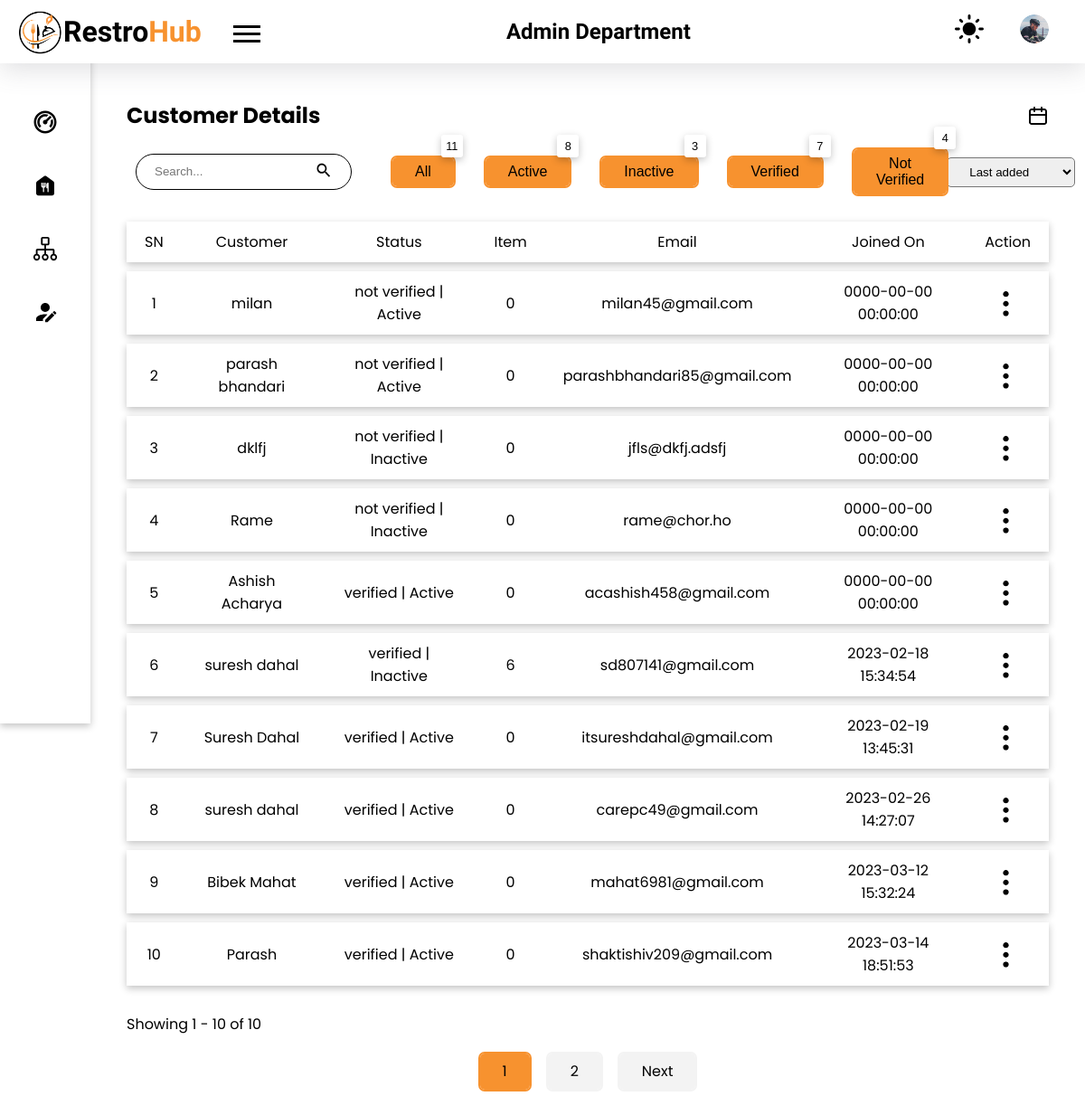
The page /admin/users/customer.php (signed in) on the database as committed earlier.
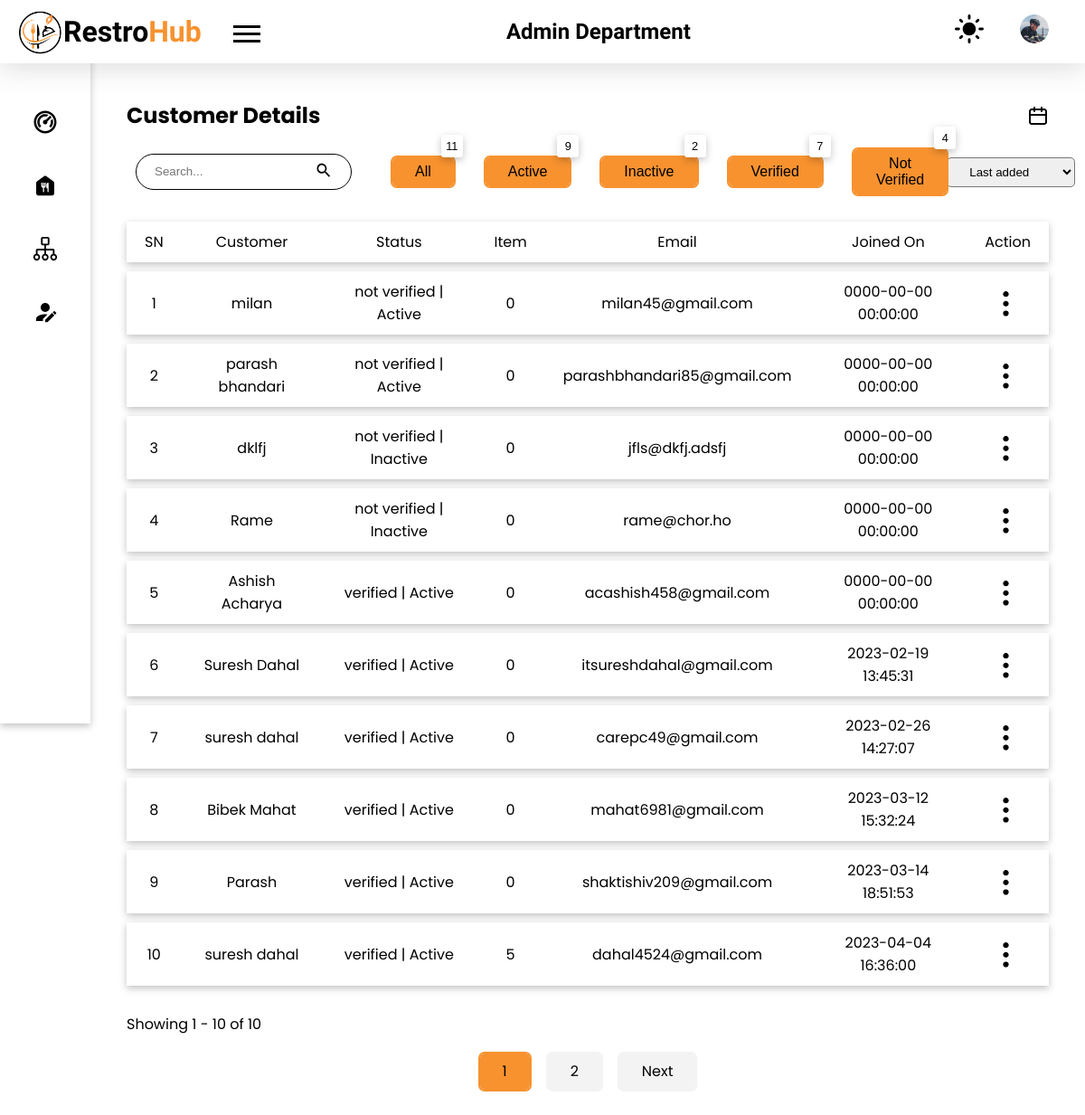
The same page on the database as committed later.
### tables this page shows
CREATE TABLE `customer` (
  `id` int(10) NOT NULL,
  `names` varchar(100) NOT NULL,
  `username` varchar(100) DEFAULT NULL,
  `email` varchar(100) NOT NULL,
  `password` varchar(100) DEFAULT NULL,
  `provider` varchar(50) DEFAULT NULL,
  `date` datetime NOT NULL,
  `status` varchar(20) NOT NULL,
  `active` int(1) NOT NULL,
  `otp` varchar(11) DEFAULT NULL,
  `count` int(11) NOT NULL
);

### admin/components/calculate-offset.php (called while the page is built, shortened)
<?php
if (isset($_GET['page'])) {
    $page = mysqli_real_escape_string($conn, $_GET['page']);
    if (!is_numeric($page)) {
        $page = 1;
    }
} else {
    $page = 1;
}
$offset = intval(($page - 1) * $limit);
?>

### admin/users/customer.php (the view, shortened to what the rows shown need)
<!DOCTYPE html>
<html lang="en">
<head>
    <link rel="stylesheet" href="../../styles/style.css">
</head>
<body>
    <?php
    require("./components/header.php");
    ?>
    <main class="admin_dashboard_body">
        <section class="dashboard_inner-head flex items-center">
            <h2>Customer Details</h2>
        </section>
                <?php
                $sql_all = "SELECT names,username,email,date,status FROM customer";
                require '../components/filter.php';
                $sql_date_filter = isset($sql_temp_cus) ? $sql_temp_cus : "";
                ?>
        <?php
        $sql_base = "SELECT customer.id,
                customer.names,
                customer.status,
                COALESCE(COUNT(orders.f_id * orders.qty), 0) as item_bought,
                customer.email,
                customer.date,
                customer.active
            FROM customer
            LEFT JOIN orders ON orders.c_id = customer.id
            LEFT JOIN aos ON orders.id = aos.order_id
        ";
        if (isset($_SESSION["customer-filter"])) {
            $filter = $_SESSION["customer-filter"];
            $sql_cus = $sql_base . " WHERE aos.status = 'delivered' OR aos.status IS NULL
                    GROUP By customer.id" . " $filter";
            unset($_SESSION['cat-filter']);
        } else {
            $sql_cus = $sql_base . " WHERE aos.status = 'delivered' OR aos.status IS NULL
                    GROUP By customer.id";
        }
        $limit = 10;
        require '../components/calculate-offset.php';
        $sql_cus .= " LIMIT $limit OFFSET $offset";
        if (isset($sql_date_filter) && !empty($sql_date_filter) && $sql_date_filter != $sql_all) {
            $sql_cus_df = $sql_base . $sql_date_filter;
            $count = mysqli_num_rows(mysqli_query($conn, $sql_cus_df));
            $result = mysqli_query($conn, $sql_cus_df) or die(mysqli_error($conn));
        } else {
            $result = mysqli_query($conn, $sql_cus) or die(mysqli_error($conn));
        }
        if (mysqli_num_rows($result) > 0)  {
        ?>
            <table class="mt-20">
                <tr class="shadow">
                    <th>SN</th>
                    <th>Customer</th>
                    <th>Status</th>
                    <th>Item</th>
                    <th>Email</th>
                    <th>Joined On</th>
                    <th>Action</th>
                </tr>
                <?php
                $i = $offset;
                while ($row = mysqli_fetch_assoc($result)) {
                    $i++;
                    $isActive = $row['active'] == 1 ? "Active" : "Inactive";
                ?>
                    <tr class="shadow">
                        <td><?php echo $i; ?></td>
                        <td><?php echo $row['names']; ?></td>
                        <td><?php echo $row['status'] . " | " . $isActive; ?></td>
                        <td><?php echo $row['item_bought']; ?></td>
                        <td><?php echo $row['email']; ?></td>
                        <td><?php echo $row['date']; ?></td>
                        <td class="table_action_container">
                            <button class="no_bg no_outline table_option-menu">
                                <img src="../../images//ic_options.svg" alt="options menu">
                            </button>
                        </td>
                    </tr>
                <?php
                }
                ?>
            </table>
        <?php
        } else {
            echo "<p class='text-center mt-20'>No data found</p>";
        }
        ?>
    </main>
</body>
</html>

Rows that differ between the two databases and show on the page:
removed customer: names "suresh dahal", status "verified", active "Inactive", item_bought "6", email "sd807141@gmail.com", date "2023-02-18 15:34:54"
now on this page (row edited): customer: names "suresh dahal", status "verified", active "Active", item_bought "5", email "dahal4524@gmail.com", date "2023-04-04 16:36:00"
Other text that changed with them:
$count_active: "8" → "9"
$count_inactive: "3" → "2"
